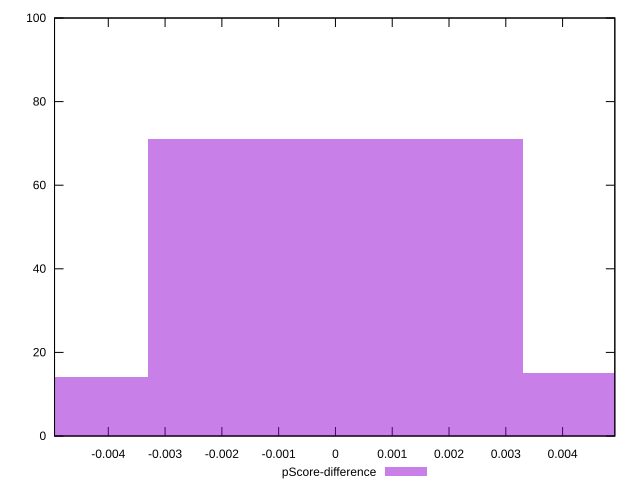

The gnuplot source for this figure:
reset

$pScoreDifference <<EOF
0 71
-0.006592021881097071 14
0.006592021881097071 15
EOF

set key outside below
set boxwidth 0.006592021881097071
set xrange [-0.0049467845582565895:0.004919804901864833]
set yrange [0:100]
set trange [0:100]
set style fill transparent solid 0.5 noborder
set terminal svg size 640, 490 enhanced background rgb 'white'
set output "reports/report_00031_2021-02-24T23-18-18.084Z/mainthread-work-breakdown/samples/music/pScore-difference/histogram.svg"

plot $pScoreDifference title "pScore-difference" with boxes

reset
